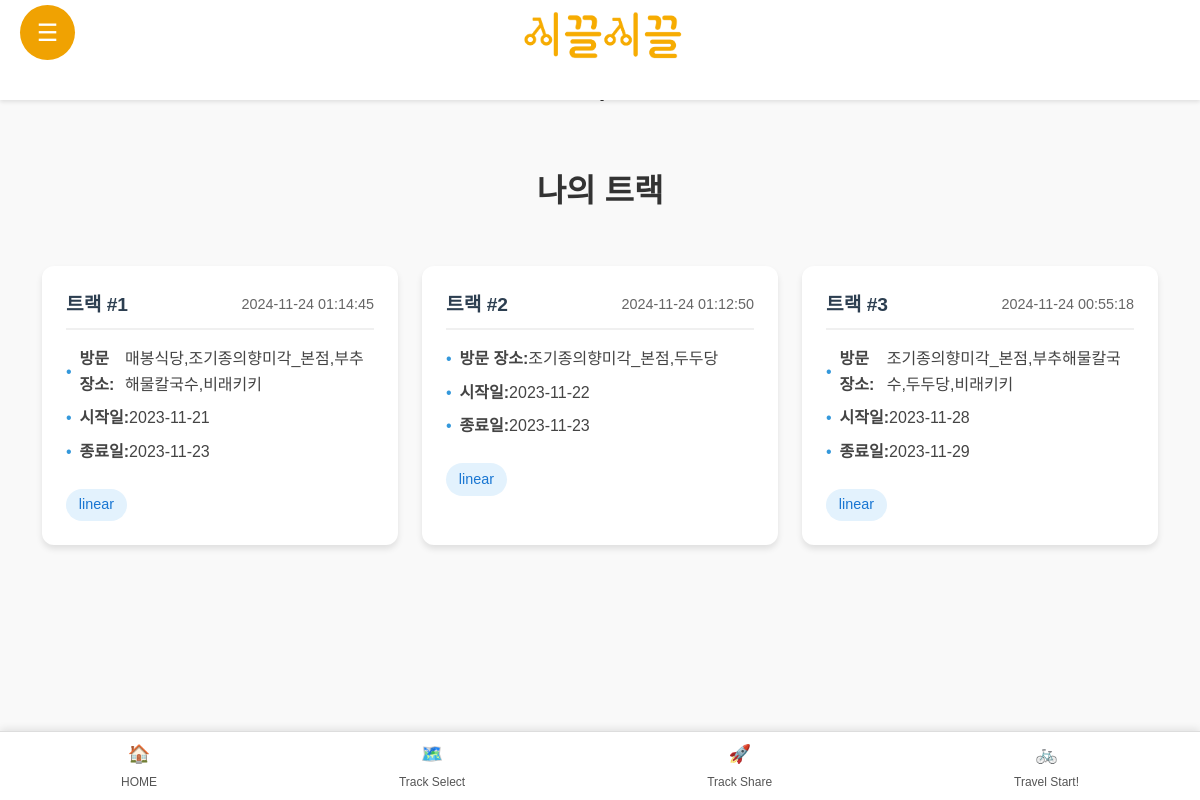
Page /track_select (signed in) on the earlier database version.
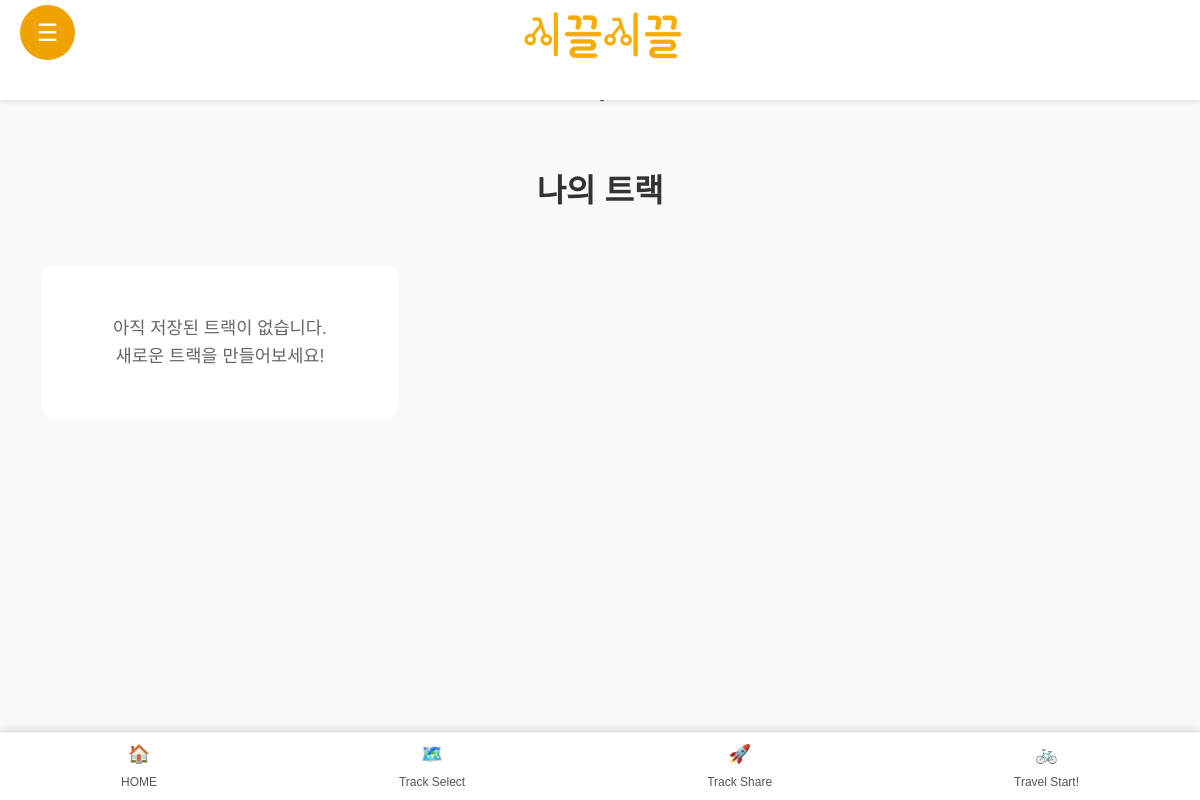
Same page on the later database version.
### tables this page shows
CREATE TABLE tracks (
    id INTEGER PRIMARY KEY AUTOINCREMENT,
    user_id INTEGER NOT NULL,
    track_places TEXT NOT NULL,
    created_at TIMESTAMP DEFAULT CURRENT_TIMESTAMP, start_date TEXT, end_date TEXT, track_type TEXT,
    FOREIGN KEY (user_id) REFERENCES accounts(id)
);

### flask_app.py (the view)
@app.route('/track_select')
def track_select():
    if 'loggedin' not in session:
        return redirect(url_for('login'))
    conn = get_logindb_connection()
    cursor = conn.cursor()
    cursor.execute('''
        SELECT id, created_at, track_places, start_date, end_date, track_type
        FROM tracks
        WHERE user_id = ?
        ORDER BY created_at DESC
    ''', (session['id'],))
    tracks = []
    for row in cursor.fetchall():
        tracks.append({
            'id': row[0],
            'created_at': row[1],
            'track_places': row[2],
            'start_date': row[3],
            'end_date': row[4],
            'track_type': row[5]
        })
    conn.close()
    return render_template('track_select.html', tracks=tracks)

### flask_app.py (called while the page is built)
def get_logindb_connection():
    conn = sqlite3.connect(LOGIN_DATABASE_FILE)
    conn.row_factory = sqlite3.Row  # 딕셔너리처럼 결과를 반환하기 위해 추가
    return conn

@app.context_processor
def inject_loggedin_status():
    return {'loggedin': 'loggedin' in session}

@app.before_request
def make_session_permanent():
    session.permanent = True

### templates/track_select.html (shortened to what this page needs)
<!DOCTYPE html>
<html lang="ko">
<head>
    <link rel="stylesheet" href="../static/basic.css">
    <link rel="stylesheet" href="../static/Menu/menu_style.css">
    <link rel="stylesheet" href="../static/Main/main.css">
</head>
<body>
    <header class="header">
        <div class="logo_container">
            <img src="../picture/logo/logo.png" alt="logo" class="logo" />
        </div>
        <div class="hamburger-menu" id="hamburger-menu">
            &#9776;
        </div>
    </header>
    <section class="content">
        <h1 class="page-title">.</h1>
        <h1 class="page-title">`</h1>
        <h1 class="page-title">나의 트랙</h1>
        <div class="tracks-grid">
            {% if tracks %}
                {% for track in tracks %}
                    <div class="track-card" onclick="location.href='/Journey?track_id={{ track.id }}'">
                        <div class="track-header">
                            <span class="track-number">트랙 #{{ loop.index }}</span>
                            <span class="track-date">{{ track.created_at }}</span>
                        </div>
                        <div class="track-info">
                            <p><strong>방문 장소:</strong> {{ track.track_places }}</p>
                            <p><strong>시작일:</strong> {{ track.start_date or '미지정' }}</p>
                            <p><strong>종료일:</strong> {{ track.end_date or '미지정' }}</p>
                            {% if track.track_type %}
                                <span class="track-type">{{ track.track_type }}</span>
                            {% endif %}
                        </div>
                    </div>
                {% endfor %}
            {% else %}
                <div class="no-tracks">
                    <p>아직 저장된 트랙이 없습니다.</p>
                    <p>새로운 트랙을 만들어보세요!</p>
                </div>
            {% endif %}
        </div>
    </section>
    <nav class="bottom_nav">
        <a href="/Main" class="nav_item home_button">
            <span class="nav_icon">🏠</span>
            <p>HOME</p>
        </a>
        <a href="/Or" class="nav_item">
            <span class="nav_icon">🗺️</span>
            <p>Track Select</p>
        </a>
        <a href="/index" class="nav_item">
            <span class="nav_icon">🚀</span>
            <p>Track Share</p>
        </a>
        <a href="../Journey" class="nav_item">
            <span class="nav_icon">🚲</span>
            <p>Travel Start!</p>
        </a>
    </nav>
</body>
</html>

### static/basic.css (style rules this page uses)
* { margin: 0; padding: 0; box-sizing: border-box; }
body { font-family: Arial, sans-serif; line-height: 1.6; background-color: #f4f4f4; }
.header { background-color: #333; color: white; padding: 1rem; text-align: center; }

### static/Menu/menu_style.css (style rules this page uses)
.hamburger-menu { position: fixed; top: 20px; left: 20px; width: 55px; height: 55px; background-color: #F0A202; color: #fff; border-radius: 50%; display: flex; justify-content: center; align-items: center; font-size: 1.5em; cursor: pointer; z-index: 1000; text-align: center; line-height: 40px; z-index: 1600; }
.logo_container { position: absolute; display: flex; align-items: center; justify-content: center; left: 50%; transform: translateX(-43.75%); z-index: 1000; }
.logo_container img { max-width: 100%; height: auto; }
.logo { width: 100%; height: auto; }
.header { top: 0; width: 100%; height: 90px; background-color: #ffffff; color: black; box-sizing: border-box; display: flex; align-items: center; justify-content: center; z-index: 1000; }

### static/Main/main.css (style rules this page uses)
* { margin: 0; padding: 0; box-sizing: border-box; font-family: 'HancomMalangMalang-Regular', Arial, sans-serif; }
body { background-color: #f9f9f9; color: #333; display: flex; flex-direction: column; align-items: center; padding-bottom: 60px; padding-left: 10px; padding-right: 10px; }
.header { display: flex; justify-content: space-between; align-items: center; width: 100%; max-width: 100%; height: 100px; padding: 10px 20px; position: fixed; top: 0; left: 0; background-color: #fff; z-index: 1000; box-shadow: 0 2px 4px rgba(0, 0, 0, 0.1); }
.logo_container { display: flex; align-items: center; transform: translate(-40%, -10%); }
.logo { width: 190px; height: 90px; object-fit: contain; display: block; position: relative; right: 15px; }
.hamburger-menu { font-size: 24px; cursor: pointer; color: #ffffff; margin-top: -15px; }
body > *:not(.header) { margin-top: 0px; }
.bottom_nav { position: fixed; bottom: 0; left: 0; width: 100%; display: flex; justify-content: space-around; background-color: #fff; border-top: 1px solid #ddd; padding: 8px 0; box-shadow: 0 -2px 8px rgba(0, 0, 0, 0.1); z-index: 1000; }
.nav_item { display: flex; flex-direction: column; align-items: center; font-size: 12px; color: #555; text-decoration: none; }
.nav_icon { font-size: 18px; margin-bottom: 4px; }

### templates/track_select.html (style rules this page uses)
* { margin: 0; padding: 0; box-sizing: border-box; font-family: 'HancomMalangMalang-Regular', Arial, sans-serif; }
body { background-color: #f9f9f9; color: #333; overflow-x: hidden; display: flex; flex-direction: column; align-items: center; padding-bottom: 60px; }
.content { max-width: 1200px; margin: 2rem auto; padding: 0 1rem; width: 100%; }
.page-title { text-align: center; color: #333; margin-bottom: 2rem; font-size: 2rem; }
.tracks-grid { display: grid; grid-template-columns: repeat(auto-fill, minmax(300px, 1fr)); gap: 1.5rem; padding: 1rem; }
.no-tracks { text-align: center; padding: 3rem; background: white; border-radius: 12px; color: #666; font-size: 1.1rem; }

Differences in the rows shown:
removed tracks: created_at "2024-11-24 01:14:45", track_places "매봉식당,조기종의향미각_본점,부추해물칼국수,비래키키", start_date "2023-11-21", end_date "2023-11-23", track_type "linear"
removed tracks: created_at "2024-11-24 01:12:50", track_places "조기종의향미각_본점,두두당", start_date "2023-11-22", end_date "2023-11-23", track_type "linear"
removed tracks: created_at "2024-11-24 00:55:18", track_places "조기종의향미각_본점,부추해물칼국수,두두당,비래키키", start_date "2023-11-28", end_date "2023-11-29", track_type "linear"
Other differences:
text now shown: "아직 저장된 트랙이 없습니다. 새로운 트랙을 만들어보세요!"
